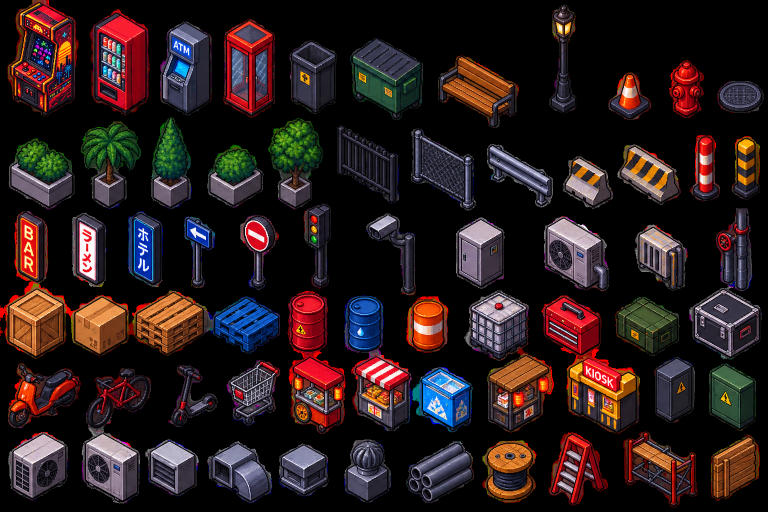
#> input picture concept/blockout-props-sheet-v2.png, 1536 x 1024 px (shown at 1/2 size)
$ python -i measure_iso_angles.py   (imports and definitions only)
#> lines starting #> are read from the running program, lines starting #| are printed output that depends on the picture; after the words box and inside, x2 and y2 are one past the last pixel; in counts of white or black regions, pixels touching at a corner belong together
"""
Measures the screen angle of straight edges, to check art against the game's
isometric projection (ground edges at 30° = true isometric).

    python tools/measure_iso_angles.py props           # every prop source on the sheets
    python tools/measure_iso_angles.py render shot.png # a game screenshot (grid on)

`props`  : runs edge detection on each prop's source box (alpha-masked) and
           prints the dominant non-vertical edge angle, folded to 0–90°.
`render` : separates the cyan debug grid from the wooden bench pixels and
           reports the dominant angle of each, so they can be compared directly.

Angles are length-weighted from a probabilistic Hough transform.
Requires opencv-python, numpy.
"""
from __future__ import annotations

import json
import math
import sys
from collections import Counter
from pathlib import Path

import cv2
import numpy as np

ROOT = Path(__file__).resolve().parent.parent


def edge_angles(gray: np.ndarray, min_len: int, gap: int = 3, canny: bool = True) -> Counter:
    edges = cv2.Canny(gray, 60, 160) if canny else gray
    lines = cv2.HoughLinesP(edges, 1, np.pi / 720, 30, minLineLength=min_len, maxLineGap=gap)
    out: Counter = Counter()
    if lines is None:
        return out
    for x0, y0, x1, y1 in lines.reshape(-1, 4).astype(int):
        a = math.degrees(math.atan2(-(y1 - y0), x1 - x0)) % 180
        folded = a if a <= 90 else 180 - a
        if folded < 10 or folded > 75:  # horizontals / vertical posts
            continue
        out[round(folded, 1)] += int(math.hypot(x1 - x0, y1 - y0))
    return out


def weighted_mean(c: Counter, lo: float, hi: float) -> float | None:
    items = [(a, w) for a, w in c.items() if lo <= a <= hi]
    tot = sum(w for _, w in items)
    return sum(a * w for a, w in items) / tot if tot else None


def measure_props() -> None:
    s = (ROOT / "src/assets/conceptProps.generated.ts").read_text(encoding="utf-8")
    entries = json.loads(s[s.index("= [") + 2 : s.rindex(";")])
    sheets = {
        "v2": cv2.imread(str(ROOT / "concept/blockout-props-sheet-v2.png"), cv2.IMREAD_UNCHANGED),
        "bench": cv2.imread(str(ROOT / "concept/bench-angles.png"), cv2.IMREAD_UNCHANGED),
    }
    total: Counter = Counter()
    for e in entries:
        sheet = sheets["bench"] if e["key"].startswith("bench-r") else sheets["v2"]
        x0, y0, x1, y1 = e["sourceBox"]
        crop = sheet[y0:y1, x0:x1]
        if e.get("mirrorOf"):
            crop = cv2.flip(crop, 1)  # this view is the mirror image of another
        gray = cv2.cvtColor(crop[..., :3], cv2.COLOR_BGR2GRAY)
        gray[crop[..., 3] <= 110] = 0
        c = edge_angles(gray, 40)
        total.update(c)
        m = weighted_mean(c, 20, 40)
        print(f"{e['key']:18s} {'-' if m is None else f'{m:5.1f}°'}")
    print(f"\nALL PROPS (20–40° band): {weighted_mean(total, 20, 40):.2f}°   (true iso 30.00°, 2:1 = 26.57°)")


def measure_render(path: str) -> None:
#> called with path = '../concept/blockout-props-sheet-v2.png'
    img = cv2.imread(path)
#> img is the input picture: shape (1024, 1536, 3); mean B, G, R 28.4, 28.2, 41.6
    hsv = cv2.cvtColor(img, cv2.COLOR_BGR2HSV)
#> hsv: shape (1024, 1536, 3); mean H, S, V 42.3, 60.4, 48.6
    # Debug grid lines are bright cyan; bench wood is saturated orange.
    grid = cv2.inRange(hsv, (80, 120, 150), (100, 255, 255))
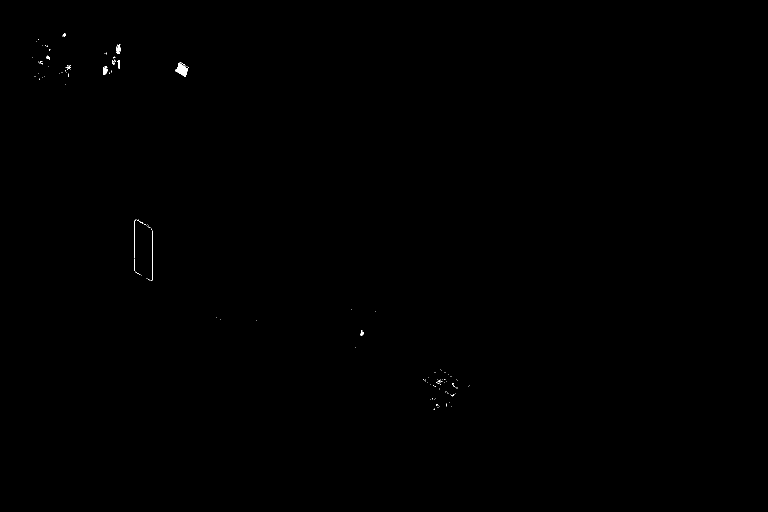
#> grid: shape (1024, 1536) (shown at 1/2 size); 0.09% white; 126 white regions (114 under 20 px), largest, box (x1, y1, x2, y2) and area: (350, 126, 376, 154) 380, (268, 439, 273, 516) 139, (302, 461, 306, 561) 112
    wood = cv2.inRange(hsv, (5, 120, 120), (22, 255, 255))
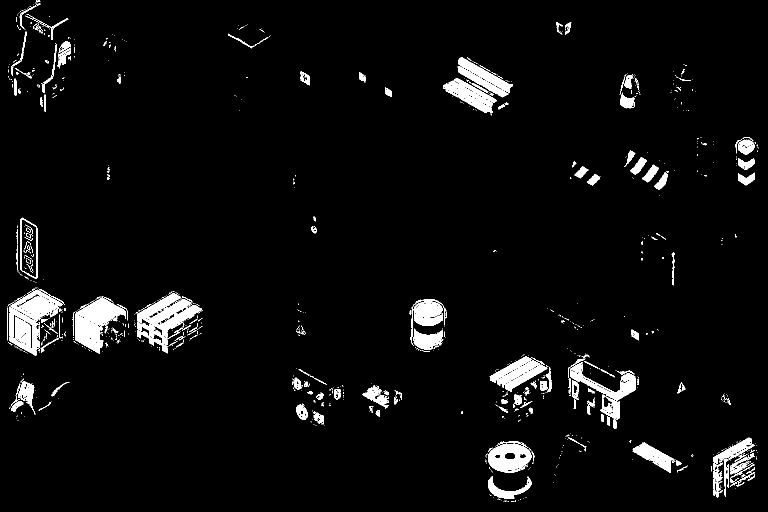
#> wood: shape (1024, 1536) (shown at 1/2 size); 4.3% white; 1041 white regions (870 under 20 px), largest, box (x1, y1, x2, y2) and area: (19, 579, 125, 712) 6465, (274, 586, 405, 707) 6162, (151, 595, 251, 708) 5675
    # Grid lines are 1-px stair-stepped lines: fit them directly (no edge detector).
    g = weighted_mean(edge_angles(grid, 40, gap=8, canny=False), 20, 40)
#> in edge_angles, `lines = cv2.HoughLinesP(edges, 1, np.pi / 720, 30, minLineLength=min_l..`: lines = [[269, 541, 269, 441], [305, 559, 305, 461], [268, 507, 268, 444]]
#> the loop in edge_angles, `for x0, y0, x1, y1 in lines.reshape(-1, 4).astype(int):` made 3 passes
#> after the loop in edge_angles, `for x0, y0, x1, y1 in lines.reshape(-1, 4).astype(int):`: out = 0 items
#> in weighted_mean, `items = [(a, w) for a, w in c.items() if lo <= a <= hi]`: items = []
#> in weighted_mean, `tot = sum(w for _, w in items)`: tot = 0
    w = weighted_mean(edge_angles(wood, 30), 20, 40)
#> call 2 of edge_angles, with min_len = 30, gap = 3, canny = True
#> in edge_angles (call 2), `edges = cv2.Canny(gray, 60, 160) if canny else gray`:
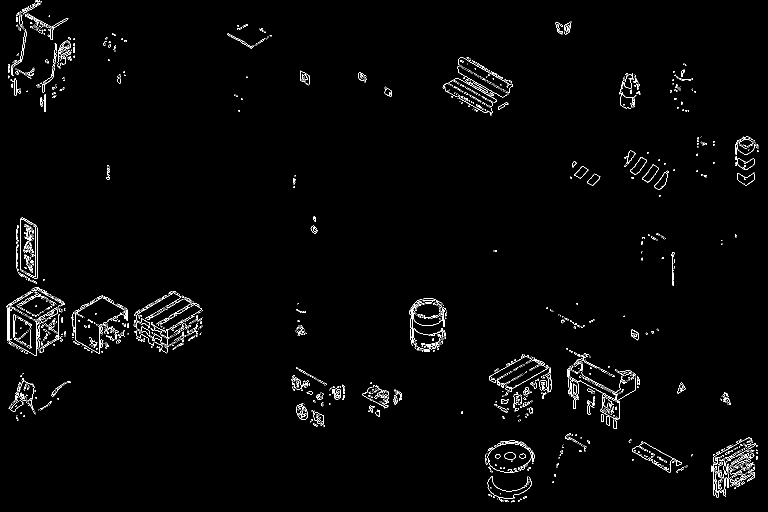
#> edges: shape (1024, 1536) (shown at 1/2 size); 1.6% white in thin lines or dots
#> in edge_angles (call 2), `lines = cv2.HoughLinesP(edges, 1, np.pi / 720, 30, minLineLength=min_l..`: lines = 29 rows, first 6: [72, 640, 72, 711], [40, 538, 40, 438], [74, 556, 74, 455], [71, 557, 71, 450], [60, 647, 62, 695], [1466, 946, 1508, 955]
#> the loop in edge_angles (call 2), `for x0, y0, x1, y1 in lines.reshape(-1, 4).astype(int):` made 29 passes
#> (x0, y0, x1, y1, a, folded) on passes 1 to 12: (72, 640, 72, 711, 90, 90), (40, 538, 40, 438, 90, 90), (74, 556, 74, 455, 90, 90), (71, 557, 71, 450, 90, 90), (60, 647, 62, 695, 92.39, 87.61), (1466, 946, 1508, 955, 167.9, 12.09), (291, 636, 364, 593, 30.5, 30.5), (32, 160, 32, 190, 90, 90), (1305, 894, 1338, 913, 150.1, 29.93), (274, 628, 350, 583, 30.63, 30.63), (28, 158, 28, 188, 90, 90), (826, 610, 860, 607, 5.04, 5.04)
#> after the loop in edge_angles (call 2), `for x0, y0, x1, y1 in lines.reshape(-1, 4).astype(int):`: out = 14 items
#> w = 29.44
    if g is None or w is None:
        print("could not find grid or bench edges in", path)
        return
    print(f"floor grid edges : {g:.2f}°")
    print(f"bench wood edges : {w:.2f}°  (all benches; plank and shading edges make this noisy —\n                   use `props` mode for per-view angles of the art itself)")
    print(f"difference       : {abs(g - w):.2f}°")

# [7 lines not run here, left out]

>>> result = measure_render('../concept/blockout-props-sheet-v2.png')
